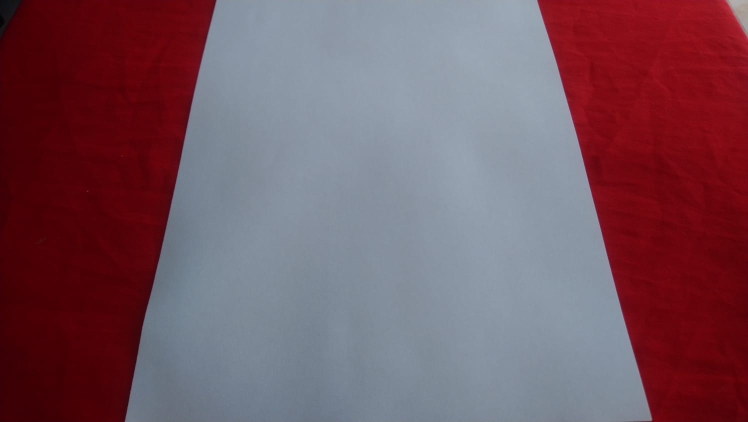
#> input picture PI_04_CambioPerspectiva/figuras/hoja.jpeg, 1496 x 844 px (shown at 1/2 size)
$ jupyter execute PI_04-parte2_AyilAngulo.ipynb
#> lines starting #> are read from the running program, lines starting #| are printed output that depends on the picture; after the words box and inside, x2 and y2 are one past the last pixel; in counts of white or black regions, pixels touching at a corner belong together
<!--Información del curso-->

<br><br><center><h1 style="font-size:2em;color:#2467C0"> Cambio de perspectiva (encontrar la vista aérea)  </h1></center>
<br>
<table>
<col width="550">
<col width="450">
<tr>


<td></td>
<td>

En esta lección aplicaremos funciones de **OpenCV** para llevar a cabo transformaciones geométricas, con el objetivo de cambiar la perspectiva de un conductor de automóvil a la vista aérea y de esta manera tener una mejor comprensión del camino.

<br>
</td>
</tr>
</table>

# 0. Librerías básicas

[cell 1]
#Librerías básicas de esta notebook
import matplotlib.pyplot as plt
import numpy as np
import cv2 as cv
import pandas as pd

# Actividad 2-A

[cell 2]
img=cv.imread("figuras/hoja.jpeg")
#> img is the input picture: shape (844, 1496, 3); mean B, G, R 96.1, 84.8, 118.6
img=cv.cvtColor(img,cv.COLOR_BGR2RGB)
plt.imshow(img)
plt.show()

[cell 3]
fig, ax=plt.subplots(figsize=(5,5))
ax.imshow(img)
ax.minorticks_on()
ax.grid(which='major', linestyle='-', linewidth='0.9', color='red')
ax.grid(which='minor', linestyle=':', linewidth='0.5', color='white')

[cell 4]
P1=(300,300)
P2=(1240,300)
P3=(150,820)
P4=(1400,820)

img=cv.imread("figuras/hoja.jpeg")
img=cv.cvtColor(img, cv.COLOR_BGR2RGB)
cv.circle(img, P1, 10, (0,255,0), -1 )
#> img: shape (844, 1496, 3); mean R, G, B 118.6, 84.9, 96.1
cv.circle(img, P2, 10, (0,255,0), -1 )
#> img: shape (844, 1496, 3); mean R, G, B 118.6, 85, 96.1
cv.circle(img, P3, 10, (0,255,0), -1 )
#> img: shape (844, 1496, 3); mean R, G, B 118.5, 85, 96.1
cv.circle(img, P4, 10, (0,255,0), -1 )
#> img: shape (844, 1496, 3); mean R, G, B 118.5, 85.1, 96.1

fig, ax = plt.subplots(figsize=(5,5))
ax.imshow(img)
ax.minorticks_on()
ax.grid(which='major', linestyle='-', linewidth='0.9', color='red')
ax.grid(which='minor', linestyle=':', linewidth='0.5', color='white')

[cell 5]
ratio=1
altura=240*ratio
ancho=480*ratio

pts1=np.float32([P1, P2, P3, P4])
pts2=np.float32([[0,0] , [ancho,0], [0, altura], [ancho, altura]])

matrix = cv.getPerspectiveTransform(pts1, pts2)
img_NewPerspective = cv.warpPerspective(img, matrix, (ancho,altura))
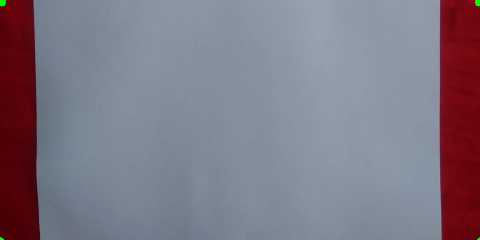
#> img_NewPerspective: shape (240, 480, 3); mean R, G, B 125.4, 120.6, 133.6

plt.figure(figsize = (4,4))
plt.imshow(img_NewPerspective)
plt.show()

[cell 6]
img_gray=cv.cvtColor(img_NewPerspective, cv.COLOR_BGR2GRAY)
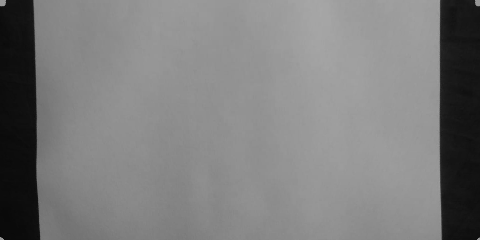
#> img_gray: shape (240, 480); min 9, max 167, mean 125
img_gauss=cv.GaussianBlur(img_gray ,(3,3),0)
_, img_thr = cv.threshold( img_gauss,90,255,cv.THRESH_BINARY)
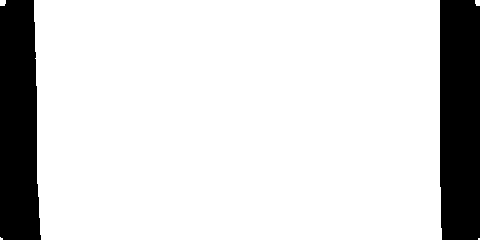
#> img_thr: shape (240, 480); 84.1% white; 2 black regions, box (x1, y1, x2, y2) and area: (440, 0, 480, 240) 9503, (0, 0, 41, 240) 8804
plt.imshow(img_thr,cmap='gray')
plt.show()

[cell 7]
plt.figure(figsize=(10,6))
#imagen original
plt.subplot(2,3,1)
plt.imshow(img)
plt.title("Imagen original")
#imagen reg int
plt.subplot(2,3,2)
plt.imshow(img_NewPerspective)
plt.title("Región de interes")
#Imagen bin
plt.subplot(2,3,3)
plt.imshow(img_thr,cmap='gray')
plt.title("Imagen binarizada")
plt.show()
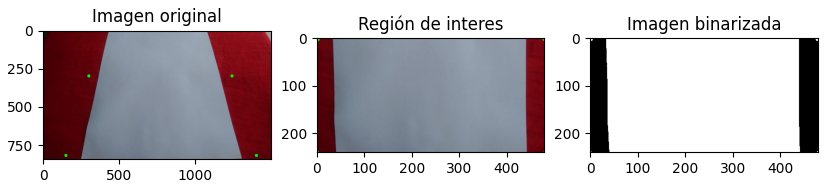
#> figure drawn by matplotlib, 3 panels
